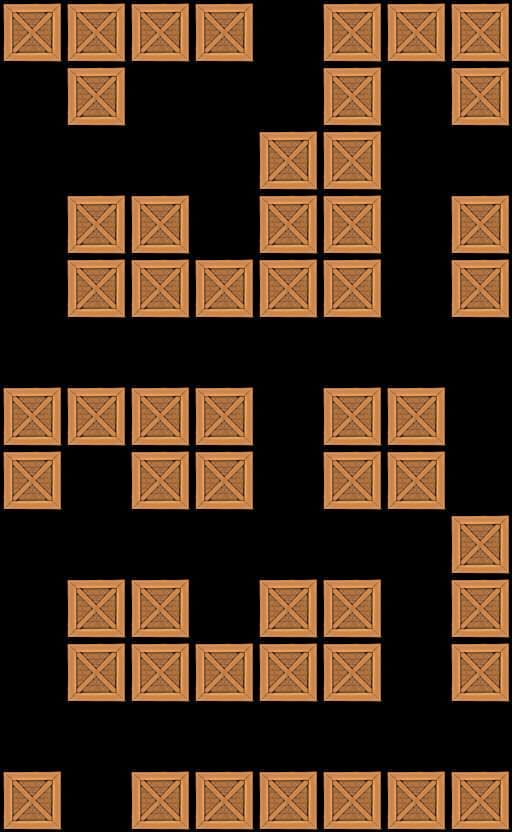

Tiled map render using the project's own tile images. Description and the map definition, with tile-layer contents summarised, below:
An orthogonal 8x13 tile map with 64x64 px tiles, 1 tile layer (Tile Layer 1).

<map version="1.0" orientation="orthogonal" width="8" height="13" tilewidth="64" tileheight="64">
 <tileset firstgid="1" name="crate" tilewidth="64" tileheight="64">
  <image source="../../crate5.png" width="64" height="64" />
 </tileset>
 <layer name="Tile Layer 1" width="8" height="13">
  <data>[104 cells, 53 non-empty, 1 distinct tile ids]</data>
 </layer>
</map>
